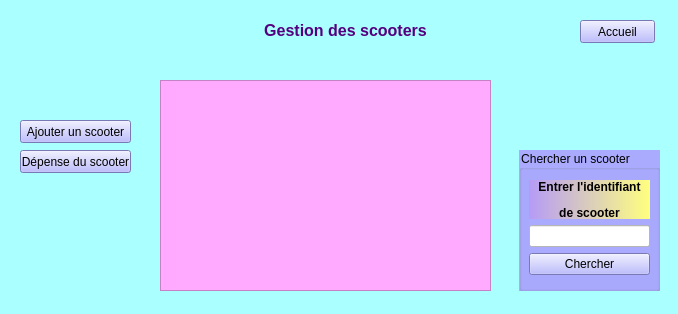
<?xml version="1.0" encoding="UTF-8"?>
<ui version="4.0">
 <class>gestion_moyen_dt</class>
 <widget class="QWidget" name="gestion_moyen_dt">
  <property name="geometry">
   <rect>
    <x>0</x>
    <y>0</y>
    <width>678</width>
    <height>314</height>
   </rect>
  </property>
  <property name="windowTitle">
   <string>Form</string>
  </property>
  <widget class="QStackedWidget" name="stackedWidget">
   <property name="geometry">
    <rect>
     <x>0</x>
     <y>0</y>
     <width>678</width>
     <height>314</height>
    </rect>
   </property>
   <property name="mouseTracking">
    <bool>true</bool>
   </property>
   <property name="styleSheet">
    <string notr="true">background-color: rgb(170, 255, 255)</string>
   </property>
   <property name="currentIndex">
    <number>0</number>
   </property>
   <widget class="QWidget" name="page">
    <widget class="QLabel" name="label_pic">
     <property name="geometry">
      <rect>
       <x>30</x>
       <y>30</y>
       <width>81</width>
       <height>81</height>
      </rect>
     </property>
     <property name="text">
      <string/>
     </property>
    </widget>
    <widget class="QLabel" name="label_gestion_scooter">
     <property name="geometry">
      <rect>
       <x>200</x>
       <y>20</y>
       <width>291</width>
       <height>21</height>
      </rect>
     </property>
     <property name="text">
      <string>&lt;html&gt;&lt;head/&gt;&lt;body&gt;&lt;p align=&quot;center&quot;&gt;&lt;span style=&quot; font-size:12pt; font-weight:600; color:#55007f;&quot;&gt;Gestion des scooters&lt;/span&gt;&lt;/p&gt;&lt;/body&gt;&lt;/html&gt;</string>
     </property>
    </widget>
    <widget class="QPushButton" name="pushButton_ajouterscooter">
     <property name="geometry">
      <rect>
       <x>20</x>
       <y>120</y>
       <width>111</width>
       <height>23</height>
      </rect>
     </property>
     <property name="styleSheet">
      <string notr="true">#pushButton_ajouterscooter{
    background-color:rgb(170, 170, 255);
border-color: rgb(255, 255, 255);
}
#pushButton_ajouterscooter:hover {
background-color: rgb(255, 170, 255);
}

#pushButton_ajouterscooter:pressed {
          background-color: rgb(170, 170, 255);
}</string>
     </property>
     <property name="text">
      <string>Ajouter un scooter</string>
     </property>
    </widget>
    <widget class="QPushButton" name="pushButton_accueil">
     <property name="geometry">
      <rect>
       <x>580</x>
       <y>20</y>
       <width>75</width>
       <height>23</height>
      </rect>
     </property>
     <property name="styleSheet">
      <string notr="true">#pushButton_accueil{
    background-color:rgb(170, 170, 255);
border-color: rgb(255, 255, 255);
}
#pushButton_accueil:hover {
background-color: rgb(255, 170, 255);
}

#pushButton_accueil:pressed {
          background-color: rgb(170, 170, 255);
}
</string>
     </property>
     <property name="text">
      <string>Accueil</string>
     </property>
    </widget>
    <widget class="QGroupBox" name="groupBox_3">
     <property name="geometry">
      <rect>
       <x>519</x>
       <y>150</y>
       <width>141</width>
       <height>141</height>
      </rect>
     </property>
     <property name="styleSheet">
      <string notr="true">background-color: rgb(170, 170, 255);</string>
     </property>
     <property name="title">
      <string>Chercher un scooter</string>
     </property>
     <widget class="QWidget" name="layoutWidget">
      <property name="geometry">
       <rect>
        <x>10</x>
        <y>30</y>
        <width>121</width>
        <height>95</height>
       </rect>
      </property>
      <layout class="QVBoxLayout" name="verticalLayout">
       <item>
        <widget class="QLabel" name="label_20">
         <property name="styleSheet">
          <string notr="true">background-color: qlineargradient(spread:pad, x1:0, y1:0, x2:1, y2:0, stop:0 rgba(181, 155, 246, 255), stop:1 rgba(255, 255, 127, 255));</string>
         </property>
         <property name="text">
          <string>&lt;html&gt;&lt;head/&gt;&lt;body&gt;&lt;p align=&quot;center&quot;&gt;&lt;span style=&quot; font-weight:600; color:#000000;&quot;&gt;Entrer l'identifiant&lt;/span&gt;&lt;/p&gt;&lt;p align=&quot;center&quot;&gt;&lt;span style=&quot; font-weight:600; color:#000000;&quot;&gt;de scooter&lt;/span&gt;&lt;/p&gt;&lt;/body&gt;&lt;/html&gt;</string>
         </property>
        </widget>
       </item>
       <item>
        <widget class="QLineEdit" name="lineEdit_chercher">
         <property name="styleSheet">
          <string notr="true">background-color: rgb(255, 255, 255);</string>
         </property>
        </widget>
       </item>
       <item>
        <widget class="QPushButton" name="pushButton_chercher">
         <property name="styleSheet">
          <string notr="true">#pushButton_chercher{
    background-color:rgb(170, 170, 255);
border-color: rgb(255, 255, 255);
}
#pushButton_chercher:hover {
background-color: rgb(255, 170, 255);
}

#pushButton_chercher:pressed {
          background-color: rgb(170, 170, 255);
}</string>
         </property>
         <property name="text">
          <string>Chercher</string>
         </property>
        </widget>
       </item>
      </layout>
     </widget>
    </widget>
    <widget class="QPushButton" name="pushButton_depense">
     <property name="geometry">
      <rect>
       <x>20</x>
       <y>150</y>
       <width>111</width>
       <height>23</height>
      </rect>
     </property>
     <property name="styleSheet">
      <string notr="true">#pushButton_depense{
    background-color:rgb(170, 170, 255);
border-color: rgb(255, 255, 255);
}
#pushButton_depense:hover {
background-color: rgb(255, 170, 255);
}

#pushButton_depense:pressed {
          background-color: rgb(170, 170, 255);
}</string>
     </property>
     <property name="text">
      <string>Dépense du scooter</string>
     </property>
    </widget>
    <widget class="QLabel" name="label_time">
     <property name="geometry">
      <rect>
       <x>520</x>
       <y>100</y>
       <width>121</width>
       <height>31</height>
      </rect>
     </property>
     <property name="font">
      <font>
       <family>Mongolian Baiti</family>
       <pointsize>12</pointsize>
       <weight>50</weight>
       <italic>false</italic>
       <bold>false</bold>
      </font>
     </property>
     <property name="styleSheet">
      <string notr="true">font: 12pt &quot;Mongolian Baiti&quot;;
color: rgb(0, 0, 0);</string>
     </property>
     <property name="text">
      <string/>
     </property>
    </widget>
    <widget class="QLabel" name="label_date">
     <property name="geometry">
      <rect>
       <x>520</x>
       <y>70</y>
       <width>121</width>
       <height>20</height>
      </rect>
     </property>
     <property name="styleSheet">
      <string notr="true"/>
     </property>
     <property name="text">
      <string>&lt;html&gt;&lt;head/&gt;&lt;body&gt;&lt;p align=&quot;center&quot;&gt;&lt;span style=&quot; color:#aa5500;&quot;&gt;&lt;br/&gt;&lt;/span&gt;&lt;/p&gt;&lt;/body&gt;&lt;/html&gt;</string>
     </property>
    </widget>
    <widget class="QListView" name="listView">
     <property name="geometry">
      <rect>
       <x>160</x>
       <y>80</y>
       <width>331</width>
       <height>211</height>
      </rect>
     </property>
     <property name="styleSheet">
      <string notr="true">background-color: rgb(255, 170, 255)</string>
     </property>
    </widget>
   </widget>
   <widget class="QWidget" name="page_2">
    <widget class="QLabel" name="label_pic_2">
     <property name="geometry">
      <rect>
       <x>60</x>
       <y>60</y>
       <width>81</width>
       <height>81</height>
      </rect>
     </property>
     <property name="text">
      <string/>
     </property>
    </widget>
    <widget class="QLabel" name="label_3">
     <property name="geometry">
      <rect>
       <x>250</x>
       <y>20</y>
       <width>211</width>
       <height>21</height>
      </rect>
     </property>
     <property name="text">
      <string>&lt;html&gt;&lt;head/&gt;&lt;body&gt;&lt;p align=&quot;center&quot;&gt;&lt;span style=&quot; font-size:12pt; font-weight:600; color:#55007f;&quot;&gt;Ajouter un scooter&lt;/span&gt;&lt;/p&gt;&lt;/body&gt;&lt;/html&gt;</string>
     </property>
    </widget>
    <widget class="QGroupBox" name="groupBox">
     <property name="geometry">
      <rect>
       <x>160</x>
       <y>90</y>
       <width>371</width>
       <height>171</height>
      </rect>
     </property>
     <property name="styleSheet">
      <string notr="true">background-color: rgb(170, 170, 255);</string>
     </property>
     <property name="title">
      <string>Scooter</string>
     </property>
     <widget class="QWidget" name="layoutWidget">
      <property name="geometry">
       <rect>
        <x>90</x>
        <y>20</y>
        <width>204</width>
        <height>129</height>
       </rect>
      </property>
      <layout class="QVBoxLayout" name="verticalLayout_2">
       <item>
        <widget class="QSplitter" name="splitter_4">
         <property name="orientation">
          <enum>Qt::Horizontal</enum>
         </property>
         <widget class="QLabel" name="label">
          <property name="styleSheet">
           <string notr="true">background-color: rgb(255, 255, 255);</string>
          </property>
          <property name="text">
           <string>&lt;html&gt;&lt;head/&gt;&lt;body&gt;&lt;p align=&quot;center&quot;&gt;&lt;span style=&quot; font-weight:600;&quot;&gt;Identifiant&lt;/span&gt;&lt;/p&gt;&lt;/body&gt;&lt;/html&gt;</string>
          </property>
         </widget>
         <widget class="QLineEdit" name="lineEdit_idscooter">
          <property name="styleSheet">
           <string notr="true">background-color: rgb(255, 255, 255);</string>
          </property>
         </widget>
        </widget>
       </item>
       <item>
        <widget class="QSplitter" name="splitter">
         <property name="orientation">
          <enum>Qt::Horizontal</enum>
         </property>
         <widget class="QLabel" name="label_4">
          <property name="styleSheet">
           <string notr="true">background-color: rgb(255, 255, 255);</string>
          </property>
          <property name="text">
           <string>&lt;html&gt;&lt;head/&gt;&lt;body&gt;&lt;p align=&quot;center&quot;&gt;&lt;span style=&quot; font-weight:600;&quot;&gt;Etat&lt;/span&gt;&lt;/p&gt;&lt;/body&gt;&lt;/html&gt;</string>
          </property>
         </widget>
         <widget class="QLineEdit" name="lineEdit_etat">
          <property name="styleSheet">
           <string notr="true">background-color: rgb(255, 255, 255);</string>
          </property>
         </widget>
        </widget>
       </item>
       <item>
        <widget class="QSplitter" name="splitter_3">
         <property name="orientation">
          <enum>Qt::Horizontal</enum>
         </property>
         <widget class="QLabel" name="label_5">
          <property name="styleSheet">
           <string notr="true">background-color: rgb(255, 255, 255);</string>
          </property>
          <property name="text">
           <string>&lt;html&gt;&lt;head/&gt;&lt;body&gt;&lt;p align=&quot;center&quot;&gt;&lt;span style=&quot; font-weight:600;&quot;&gt;Disponibilité&lt;/span&gt;&lt;/p&gt;&lt;/body&gt;&lt;/html&gt;</string>
          </property>
         </widget>
         <widget class="QLineEdit" name="lineEdit_dispo">
          <property name="styleSheet">
           <string notr="true">background-color: rgb(255, 255, 255);</string>
          </property>
         </widget>
        </widget>
       </item>
       <item>
        <widget class="QSplitter" name="splitter_2">
         <property name="orientation">
          <enum>Qt::Horizontal</enum>
         </property>
         <widget class="QLabel" name="label_2">
          <property name="styleSheet">
           <string notr="true">background-color: rgb(255, 255, 255);</string>
          </property>
          <property name="text">
           <string>&lt;html&gt;&lt;head/&gt;&lt;body&gt;&lt;p align=&quot;center&quot;&gt;&lt;span style=&quot; font-weight:600;&quot;&gt;Depense&lt;/span&gt;&lt;/p&gt;&lt;/body&gt;&lt;/html&gt;</string>
          </property>
         </widget>
         <widget class="QLineEdit" name="lineEdit_depense">
          <property name="styleSheet">
           <string notr="true">background-color: rgb(255, 255, 255);
color: rgb(0, 0, 0);</string>
          </property>
         </widget>
        </widget>
       </item>
       <item>
        <widget class="QPushButton" name="pushButton_ajoutermdt2">
         <property name="styleSheet">
          <string notr="true">#pushButton_ajoutermdt2{
    background-color:rgb(170, 170, 255);
border-color: rgb(255, 255, 255);
}
#pushButton_ajoutermdt2:hover {
background-color: rgb(255, 170, 255);
}

#pushButton_ajoutermdt2:pressed {
          background-color: rgb(170, 170, 255);
}
</string>
         </property>
         <property name="text">
          <string>Ajouter</string>
         </property>
         <property name="autoExclusive">
          <bool>false</bool>
         </property>
         <property name="autoDefault">
          <bool>false</bool>
         </property>
         <property name="default">
          <bool>true</bool>
         </property>
         <property name="flat">
          <bool>false</bool>
         </property>
        </widget>
       </item>
      </layout>
     </widget>
    </widget>
    <widget class="QPushButton" name="pushButton_precedent">
     <property name="geometry">
      <rect>
       <x>40</x>
       <y>20</y>
       <width>75</width>
       <height>23</height>
      </rect>
     </property>
     <property name="styleSheet">
      <string notr="true">#pushButton_precedent{
    background-color:rgb(170, 170, 255);
border-color: rgb(255, 255, 255);
}
#pushButton_precedent:hover {
background-color: rgb(255, 170, 255);
}

#pushButton_precedent:pressed {
          background-color: rgb(170, 170, 255);
}</string>
     </property>
     <property name="text">
      <string>Précédent</string>
     </property>
    </widget>
   </widget>
   <widget class="QWidget" name="page_3">
    <widget class="QGroupBox" name="groupBox_2">
     <property name="geometry">
      <rect>
       <x>160</x>
       <y>90</y>
       <width>371</width>
       <height>171</height>
      </rect>
     </property>
     <property name="styleSheet">
      <string notr="true">background-color: rgb(170, 255, 127)</string>
     </property>
     <property name="title">
      <string>Scooter</string>
     </property>
     <widget class="QWidget" name="layoutWidget">
      <property name="geometry">
       <rect>
        <x>90</x>
        <y>20</y>
        <width>204</width>
        <height>129</height>
       </rect>
      </property>
      <layout class="QVBoxLayout" name="verticalLayout_3">
       <item>
        <widget class="QSplitter" name="splitter_7">
         <property name="orientation">
          <enum>Qt::Horizontal</enum>
         </property>
         <widget class="QLabel" name="label_9">
          <property name="styleSheet">
           <string notr="true">background-color: rgb(255, 255, 255);</string>
          </property>
          <property name="text">
           <string>&lt;html&gt;&lt;head/&gt;&lt;body&gt;&lt;p align=&quot;center&quot;&gt;&lt;span style=&quot; font-weight:600;&quot;&gt;Identifiant&lt;/span&gt;&lt;/p&gt;&lt;/body&gt;&lt;/html&gt;</string>
          </property>
         </widget>
         <widget class="QLineEdit" name="lineEdit_idscooter_2">
          <property name="styleSheet">
           <string notr="true">background-color: rgb(255, 255, 255);</string>
          </property>
         </widget>
        </widget>
       </item>
       <item>
        <widget class="QSplitter" name="splitter_6">
         <property name="orientation">
          <enum>Qt::Horizontal</enum>
         </property>
         <widget class="QLabel" name="label_8">
          <property name="styleSheet">
           <string notr="true">background-color: rgb(255, 255, 255);</string>
          </property>
          <property name="text">
           <string>&lt;html&gt;&lt;head/&gt;&lt;body&gt;&lt;p align=&quot;center&quot;&gt;&lt;span style=&quot; font-weight:600;&quot;&gt;Etat&lt;/span&gt;&lt;/p&gt;&lt;/body&gt;&lt;/html&gt;</string>
          </property>
         </widget>
         <widget class="QLineEdit" name="lineEdit_etat_2">
          <property name="styleSheet">
           <string notr="true">background-color: rgb(255, 255, 255);</string>
          </property>
         </widget>
        </widget>
       </item>
       <item>
        <widget class="QSplitter" name="splitter_8">
         <property name="orientation">
          <enum>Qt::Horizontal</enum>
         </property>
         <widget class="QLabel" name="label_10">
          <property name="styleSheet">
           <string notr="true">background-color: rgb(255, 255, 255);</string>
          </property>
          <property name="text">
           <string>&lt;html&gt;&lt;head/&gt;&lt;body&gt;&lt;p align=&quot;center&quot;&gt;&lt;span style=&quot; font-weight:600;&quot;&gt;Disponibilité&lt;/span&gt;&lt;/p&gt;&lt;/body&gt;&lt;/html&gt;</string>
          </property>
         </widget>
         <widget class="QLineEdit" name="lineEdit_dispo_2">
          <property name="styleSheet">
           <string notr="true">background-color: rgb(255, 255, 255);</string>
          </property>
         </widget>
        </widget>
       </item>
       <item>
        <widget class="QSplitter" name="splitter_5">
         <property name="orientation">
          <enum>Qt::Horizontal</enum>
         </property>
         <widget class="QLabel" name="label_6">
          <property name="styleSheet">
           <string notr="true">background-color: rgb(255, 255, 255);</string>
          </property>
          <property name="text">
           <string>&lt;html&gt;&lt;head/&gt;&lt;body&gt;&lt;p align=&quot;center&quot;&gt;&lt;span style=&quot; font-weight:600;&quot;&gt;Depense&lt;/span&gt;&lt;/p&gt;&lt;/body&gt;&lt;/html&gt;</string>
          </property>
         </widget>
         <widget class="QLineEdit" name="lineEdit_depense_2">
          <property name="styleSheet">
           <string notr="true">background-color: rgb(255, 255, 255);
color: rgb(0, 0, 0);</string>
          </property>
         </widget>
        </widget>
       </item>
       <item>
        <widget class="QPushButton" name="pushButton_enregistrermdt">
         <property name="styleSheet">
          <string notr="true">#pushButton_enregistrermdt{
    background-color:rgb(170, 170, 255);
border-color: rgb(255, 255, 255);
}
#pushButton_enregistrermdt:hover {
background-color: rgb(255, 170, 255);
}

#pushButton_enregistrermdt:pressed {
          background-color: rgb(170, 170, 255);
}</string>
         </property>
         <property name="text">
          <string>enregistrer</string>
         </property>
         <property name="autoExclusive">
          <bool>false</bool>
         </property>
         <property name="autoDefault">
          <bool>false</bool>
         </property>
         <property name="default">
          <bool>true</bool>
         </property>
         <property name="flat">
          <bool>false</bool>
         </property>
        </widget>
       </item>
      </layout>
     </widget>
    </widget>
    <widget class="QLabel" name="label_13">
     <property name="geometry">
      <rect>
       <x>250</x>
       <y>20</y>
       <width>211</width>
       <height>21</height>
      </rect>
     </property>
     <property name="text">
      <string>&lt;html&gt;&lt;head/&gt;&lt;body&gt;&lt;p align=&quot;center&quot;&gt;&lt;span style=&quot; font-size:12pt; font-weight:600; color:#55007f;&quot;&gt;Modifier un scooter&lt;/span&gt;&lt;/p&gt;&lt;/body&gt;&lt;/html&gt;</string>
     </property>
    </widget>
    <widget class="QLabel" name="label_pic_3">
     <property name="geometry">
      <rect>
       <x>60</x>
       <y>60</y>
       <width>81</width>
       <height>81</height>
      </rect>
     </property>
     <property name="text">
      <string/>
     </property>
    </widget>
    <widget class="QPushButton" name="pushButton_precedent_2">
     <property name="geometry">
      <rect>
       <x>40</x>
       <y>20</y>
       <width>75</width>
       <height>23</height>
      </rect>
     </property>
     <property name="styleSheet">
      <string notr="true">#pushButton_precedent_2{
    background-color:rgb(170, 170, 255);
border-color: rgb(255, 255, 255);
}
#pushButton_precedent_2:hover {
background-color: rgb(255, 170, 255);
}

#pushButton_precedent_2:pressed {
          background-color: rgb(170, 170, 255);
}</string>
     </property>
     <property name="text">
      <string>Précédent</string>
     </property>
    </widget>
   </widget>
   <widget class="QWidget" name="page_4">
    <widget class="QLabel" name="label_pic_4">
     <property name="geometry">
      <rect>
       <x>60</x>
       <y>60</y>
       <width>81</width>
       <height>81</height>
      </rect>
     </property>
     <property name="text">
      <string/>
     </property>
    </widget>
    <widget class="QPushButton" name="pushButton_precedent_3">
     <property name="geometry">
      <rect>
       <x>40</x>
       <y>20</y>
       <width>75</width>
       <height>23</height>
      </rect>
     </property>
     <property name="styleSheet">
      <string notr="true">#pushButton_precedent_3{
    background-color:rgb(170, 170, 255);
border-color: rgb(255, 255, 255);
}
#pushButton_precedent_3:hover {
background-color: rgb(255, 170, 255);
}

#pushButton_precedent_3:pressed {
          background-color: rgb(170, 170, 255);
}</string>
     </property>
     <property name="text">
      <string>Précédent</string>
     </property>
    </widget>
    <widget class="QLabel" name="label_19">
     <property name="geometry">
      <rect>
       <x>250</x>
       <y>20</y>
       <width>211</width>
       <height>21</height>
      </rect>
     </property>
     <property name="text">
      <string>&lt;html&gt;&lt;head/&gt;&lt;body&gt;&lt;p align=&quot;center&quot;&gt;&lt;span style=&quot; font-size:12pt; font-weight:600; color:#55007f;&quot;&gt;Consulter un scooter&lt;/span&gt;&lt;/p&gt;&lt;/body&gt;&lt;/html&gt;</string>
     </property>
    </widget>
    <widget class="QTableView" name="tableView">
     <property name="geometry">
      <rect>
       <x>220</x>
       <y>90</y>
       <width>391</width>
       <height>91</height>
      </rect>
     </property>
     <property name="styleSheet">
      <string notr="true">background-color: rgb(255, 255, 127);</string>
     </property>
     <attribute name="horizontalHeaderDefaultSectionSize">
      <number>150</number>
     </attribute>
    </widget>
   </widget>
   <widget class="QWidget" name="page_5">
    <widget class="QPushButton" name="pushButton_precedent_4">
     <property name="geometry">
      <rect>
       <x>40</x>
       <y>20</y>
       <width>75</width>
       <height>23</height>
      </rect>
     </property>
     <property name="styleSheet">
      <string notr="true">#pushButton_precedent_4{
    background-color:rgb(170, 170, 255);
border-color: rgb(255, 255, 255);
}
#pushButton_precedent_4:hover {
background-color: rgb(255, 170, 255);
}

#pushButton_precedent_4:pressed {
          background-color: rgb(170, 170, 255);
}</string>
     </property>
     <property name="text">
      <string>Précédent</string>
     </property>
    </widget>
    <widget class="QPushButton" name="pushButton_print">
     <property name="geometry">
      <rect>
       <x>530</x>
       <y>270</y>
       <width>141</width>
       <height>23</height>
      </rect>
     </property>
     <property name="styleSheet">
      <string notr="true">#pushButton_print{
    background-color:rgb(170, 170, 255);
border-color: rgb(255, 255, 255);
}
#pushButton_print:hover {
background-color: rgb(255, 170, 255);
}

#pushButton_print:pressed {
          background-color: rgb(170, 170, 255);
}
</string>
     </property>
     <property name="text">
      <string>Imprimer les dépenses</string>
     </property>
    </widget>
    <widget class="QLabel" name="label_21">
     <property name="geometry">
      <rect>
       <x>280</x>
       <y>20</y>
       <width>161</width>
       <height>21</height>
      </rect>
     </property>
     <property name="text">
      <string>&lt;html&gt;&lt;head/&gt;&lt;body&gt;&lt;p align=&quot;center&quot;&gt;&lt;span style=&quot; font-size:12pt; font-weight:600; color:#55007f;&quot;&gt;Les dépenses&lt;/span&gt;&lt;/p&gt;&lt;/body&gt;&lt;/html&gt;</string>
     </property>
    </widget>
    <widget class="QTableView" name="tableView_2">
     <property name="geometry">
      <rect>
       <x>145</x>
       <y>70</y>
       <width>431</width>
       <height>192</height>
      </rect>
     </property>
     <property name="styleSheet">
      <string notr="true">background-color: rgb(255, 255, 127);</string>
     </property>
     <attribute name="horizontalHeaderDefaultSectionSize">
      <number>150</number>
     </attribute>
    </widget>
   </widget>
  </widget>
 </widget>
 <resources/>
 <connections/>
</ui>
